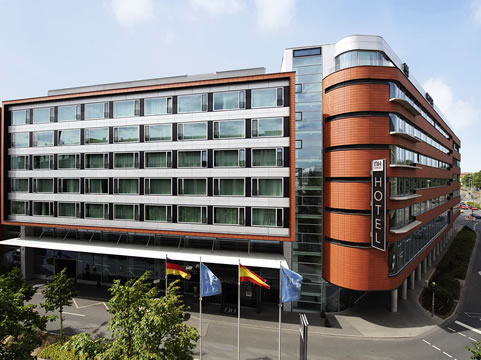
%> input picture lab/racunalniski_vid/vaja_4/hotel.jpg, 481 x 360 px
$ octave vaja_4.m   (GNU Octave 9; MATLAB toolbox functions it lacks are replaced by stand-ins)
%> lines starting %> are read from the running program, lines starting %| are printed output that depends on the picture; in (x1, y1, x2, y2) boxes, pixels count from 0 and x2, y2 are one past the last pixel; in counts of white or black regions, pixels touching at a corner belong together; the program's own positions count from 1
%% 1. Del: Izločanje robov
close all;

S_x = [[1 0 -1];[2 0 2];[1 0 -1]];
S_y = [[1 2 1];[0 0 0];[-1 2 -1]];

img_rgb = imread("hotel.jpg");
%> img_rgb is the input picture: size 360x481x3 uint8; mean R, G, B 128.8, 126.7, 125.1
img_grey = rgb2gray(img_rgb);
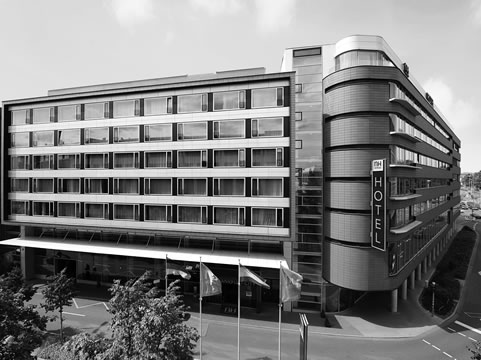
%> img_grey: size 360x481 uint8; min 0, max 255, mean 127.1

%filtriranje slike

grads_x = double(imfilter(img_grey, S_x, "conv"));
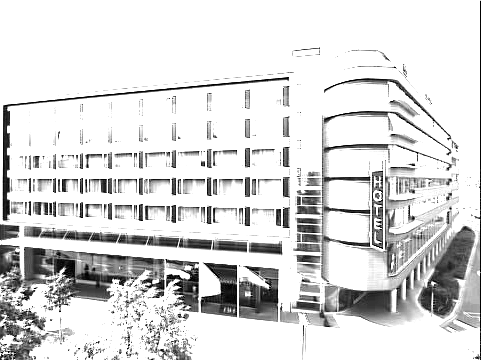
%> grads_x: size 360x481 double; min 0, max 255, mean 217.6
grads_y = double(imfilter(img_grey, S_y, "conv"));
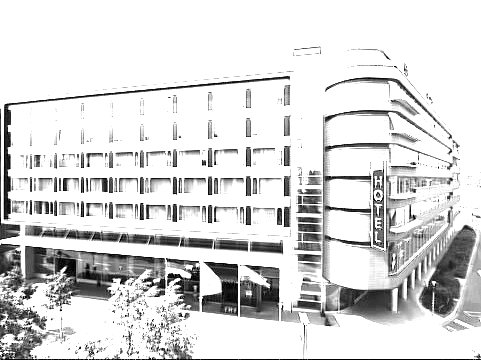
%> grads_y: size 360x481 double; min 0, max 255, mean 217.2

grads = sqrt(grads_x.^2+grads_y.^2);
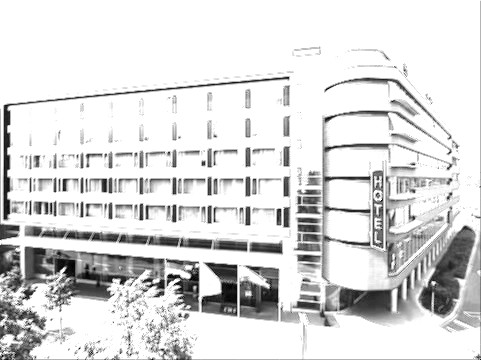
%> grads: size 360x481 double; min 0, max 360.6, mean 310.3; drawn with min black and max white
grads = uint8(255 * (grads / max(grads(:))));
%> grads: size 360x481 uint8

ratio = graythresh(grads);
%> ratio = 0.675
threshold = ratio * 255;
%> threshold = 172

img_bin  =  grads > threshold;
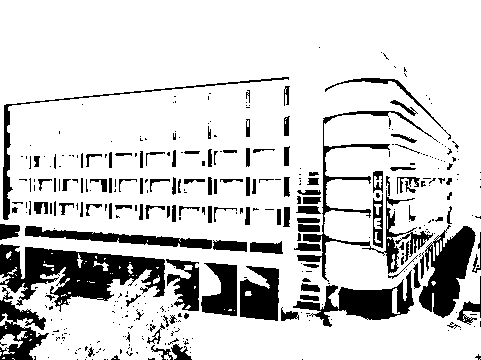
%> img_bin: size 360x481 logical; 82% white; 381 black regions (254 under 20 px), largest, box (x1, y1, x2, y2) and area: (0, 244, 165, 312) 5609, (419, 225, 476, 318) 2843, (297, 111, 438, 282) 2604

figure;
subplot(2,2,1);
imshow(img_rgb);
title("RGB")
subplot(2,2,2);
imshow(img_grey);
title("Greyscale");
subplot(2,2,3);
imshow(grads);
title("Gradients");
subplot(2,2,4);
imshow(img_bin);
title("Thresholded");


img_canny = edge(img_grey, "canny");
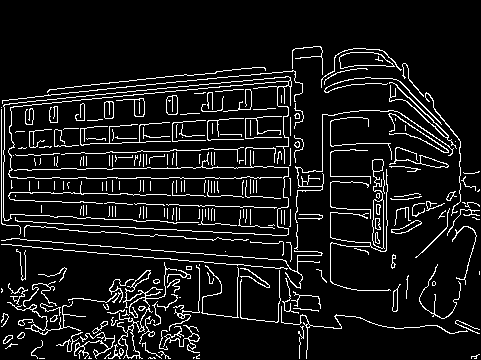
%> img_canny: size 360x481 logical; 9.1% white in thin lines or dots, all inside (x1, y1, x2, y2) = (1, 46, 480, 359)
figure;
subplot(1,2,1);
imshow(img_canny);
title("Canny");
subplot(1,2,2);
imshow(img_bin);
title("Sobel");

%% 2. Del: Houghova transformacija
clc;
close all;
akumulator = double(zeros(401,401)); % os y = n, os x = k
img_size = size(img_canny)
%> img_size = [360 481]
delitev = 400;
k = -2:0.01:2;
n = -200:1:200;
N = 5;

% formula: ro = x * cos(theta) + y * sin(theta), y = k * x + n

% sprehod čez sliko
%> (the run ends here)
